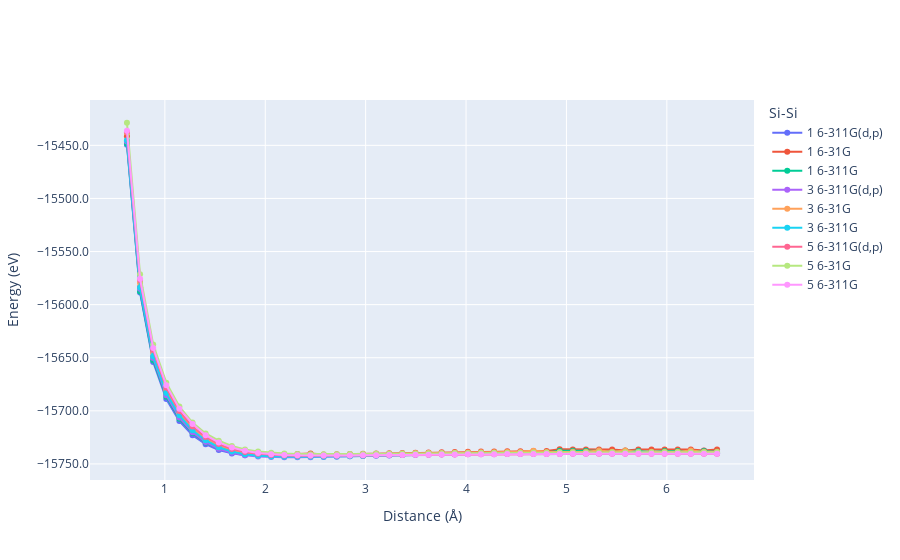

This figure's notebook cell:
### Markdown cell above
# Si-Si

### Code cell
import matplotlib.pyplot as plt
import seaborn as sns
import plotly.graph_objects as go

# plot with plotly
fig = go.Figure()

sisi_gaussian_result_df = gaussian_result_df[gaussian_result_df["bond"] == "Si-Si"].copy()
for multiplicity in sisi_gaussian_result_df["multiplicity"].unique():
    for basis in sisi_gaussian_result_df["basis"].unique():
        df = sisi_gaussian_result_df[
            (sisi_gaussian_result_df["multiplicity"] == multiplicity) &
            (sisi_gaussian_result_df["basis"] == basis)
        ].copy()
        df.sort_values(by="distance", inplace=True)
        df.reset_index(inplace=True, drop=True)
        fig.add_trace(
            go.Scatter(
                x=df["distance"],
                y=df["energy"],
                mode="lines+markers",
                name=f"{multiplicity} {basis}"
            )
        )

fig.update_layout(legend_title_text = "Si-Si")
fig.update_xaxes(title_text="Distance (Å)")
fig.update_yaxes(title_text="Energy (eV)", tickformat=".1f")
fig.show()
